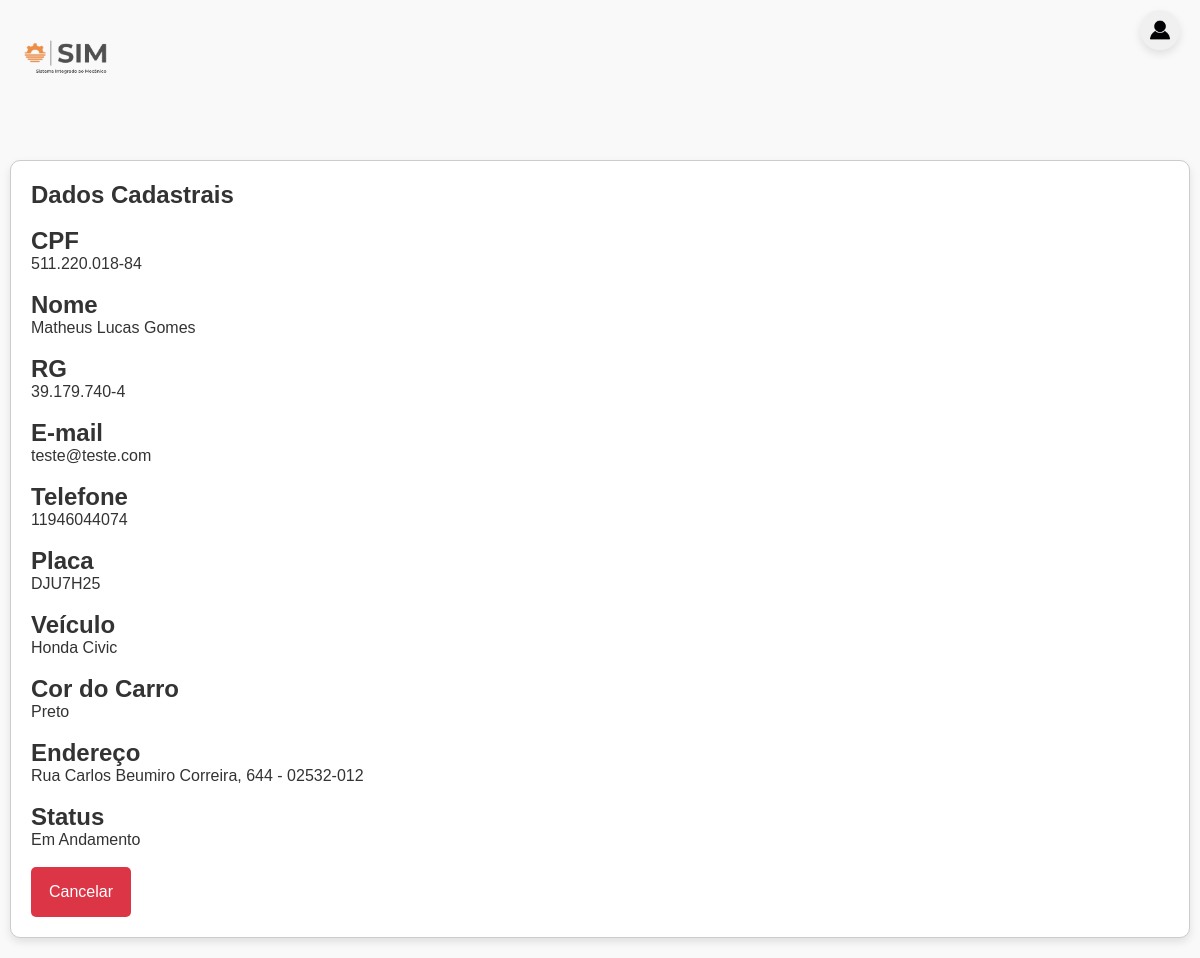
Before: /Visualizar.php?idPf=11 (signed in) with the older database file.
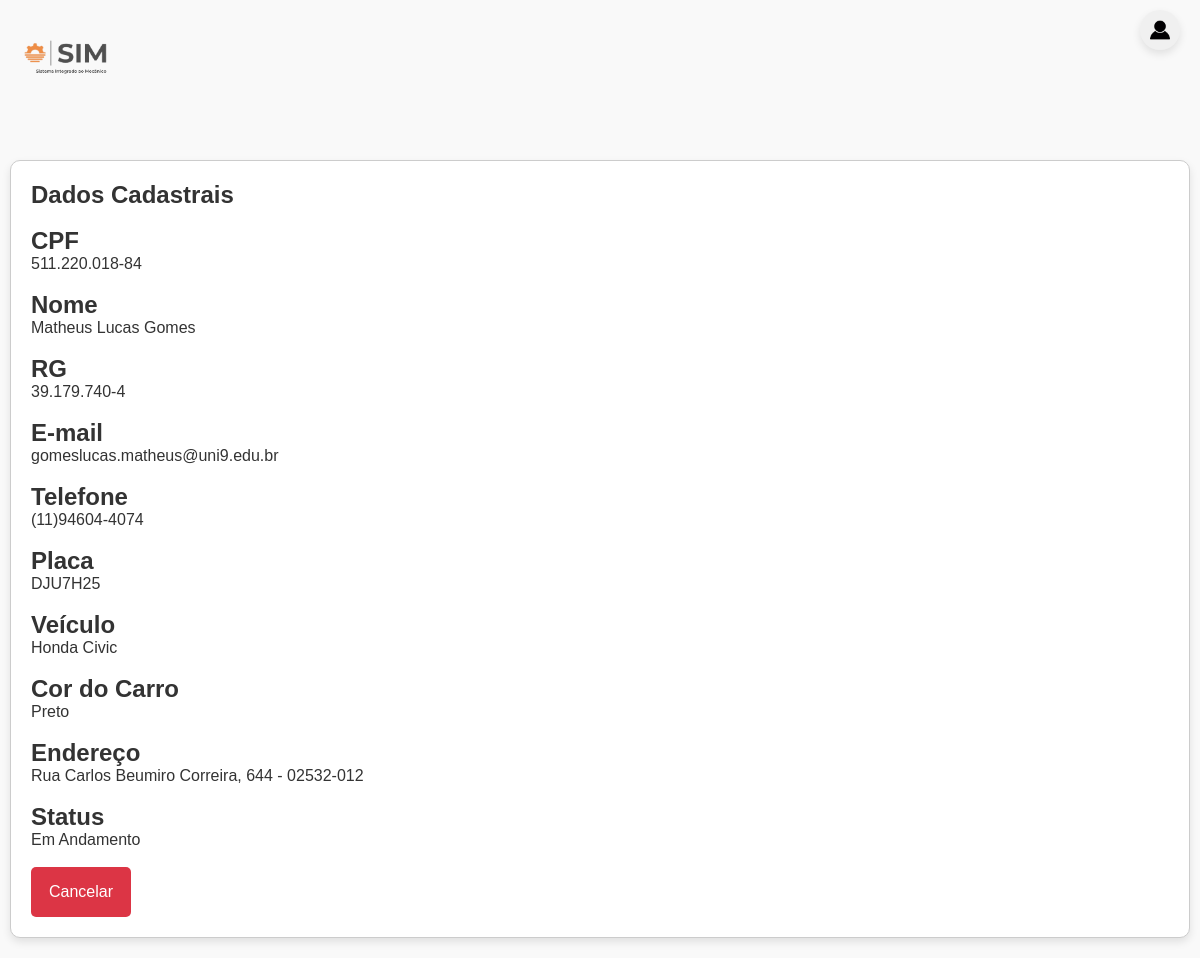
After: the same page with the newer database file.
### tables this page shows
CREATE TABLE `tb_pf` (
  `idPf` int(11) NOT NULL COMMENT 'PK do pf',
  `cpf` char(14) NOT NULL COMMENT 'CPF do cliente PF',
  `nome` varchar(100) NOT NULL COMMENT 'Nome do cliente PF',
  `rg` char(12) NOT NULL COMMENT 'RG do cliente PF',
  `nascimento` date NOT NULL COMMENT 'Data de nascimento do cliente PF',
  `email` varchar(50) NOT NULL COMMENT 'Email do cliente PF',
  `celular` char(14) NOT NULL COMMENT 'Número de celular do cliente PF',
  `idVeiculo` int(11) NOT NULL COMMENT 'FK do veiculo',
  `placa` char(7) NOT NULL COMMENT 'Placa do carro do cliente PF',
  `corCarro` varchar(20) NOT NULL COMMENT 'Cor do carro do cliente PF',
  `endereco` varchar(150) NOT NULL COMMENT 'Endereço do cliente PF'
);

CREATE TABLE `tb_veiculo` (
  `idVeiculo` int(11) NOT NULL COMMENT 'PK do Veículo',
  `marca` varchar(20) NOT NULL COMMENT 'Marca do veículo',
  `modelo` varchar(20) NOT NULL COMMENT 'Modelo do veículo'
);

### Visualizar.php (the view, shortened to what this page needs)
<?php
require_once("conexaobd.php");
?>
<?php
$idPf = $_GET ['idPf'];
$ClientePF = "select * from tb_pf inner join tb_veiculo on tb_pf.idVeiculo = tb_veiculo.idVeiculo where tb_pf.idPf = $idPf";
$rs_PF = mysqli_query($conn_bd_sim, $ClientePF) or die($mysqli_error($conn_bd_sim));
$row_rs_PF = mysqli_fetch_assoc($rs_PF);
?>
<!DOCTYPE html>
<html lang="pt-br">
<head>
    <link rel="stylesheet" href="formularioCAD.css">
</head>
<body>
    <header>
        <div class="logo">
            <img src="imagens/logo1.png" alt="Logo">
        </div>
        <div class="user-button">
            <img src="imagens/usuario.png" alt="Usuário">
    </header>
    <section class="form-section-cpf">
    <h2>Dados Cadastrais</h2></br>
            <div class="form-group-cpf">
               <h1>CPF</h1>
                <p> <?php echo($row_rs_PF['cpf']);?> </p>
            </div>
            <br>
            <div class="form-group-cpf">
            <h1>Nome</h1>
            <p> <?php echo($row_rs_PF['nome']);?> </p>
            </div>
            <br>
            <div class="form-group-cpf">
            <h1>RG</h1>
            <p> <?php echo($row_rs_PF['rg']);?> </p>
            </div>
            <br>
            <div class="form-group-cpf">
            <h1>E-mail</h1>
            <p> <?php echo($row_rs_PF['email']);?> </p>
            </div>
            <br>
            <div class="form-group-cpf">
            <h1>Telefone</h1>
            <p> <?php echo($row_rs_PF['celular']);?> </p>
            </div>
            <br>
            <div class="form-group-cpf">
            <h1>Placa</h1>
            <p> <?php echo($row_rs_PF['placa']);?> </p>
            </div>
            <br>
            <div class="form-group-cpf">
            <h1>Veículo</h1>
            <p> <?php echo($row_rs_PF['marca']." ".$row_rs_PF['modelo']); ?></p>
            </div>
            <br>
            <div class="form-group-cpf">
            <h1>Cor do Carro</h1>
            <p> <?php echo($row_rs_PF['corCarro']);?> </p>
            </div>
            <br>
            <div class="form-group-cpf">
            <h1>Endereço</h1>
            <p> <?php echo($row_rs_PF['endereco']);?> </p>
            </div>
            <br>
            <div class="form-group-cpf">
            <h1>Status</h1>
            <p> Em Andamento </p>
            </div>
            <br>
            <input type="reset" value="Cancelar" onclick="window.location.href='ListaCadastro.php'">
    </section>
</body>
</html>

### formularioCAD.css (style rules this page uses)
* { margin: 0; padding: 0; box-sizing: border-box; }
body { font-family: Arial, sans-serif; background-color: #f9f9f9; color: #333; }
header { position: relative; background-color: #f9f9f9; color: rgb(0, 0, 0); padding: 20px; display: flex; align-items: center; justify-content: space-between; flex-wrap: wrap; }
header .logo { display: flex; align-items: center; flex-wrap: wrap; }
header .logo img { height: 70px; margin-right: 20px; }
header .user-button { position: fixed; top: 10px; right: 20px; background-color: #f0f0f0; border-radius: 50%; padding: 5px; box-shadow: 0 4px 8px rgba(0, 0, 0, 0.1); cursor: pointer; display: flex; align-items: center; justify-content: center; transition: background-color 0.3s ease; width: 40px; height: 40px; }
header .user-button img { width: 20px; height: 20px; }
.form-section-cpf { max-width: auto; margin: 20px auto; padding: 20px; background-color: #fff; border: 1px solid #ccc; border-radius: 10px; box-shadow: 0 4px 8px rgba(0, 0, 0, 0.1); margin-top: 50px; margin-left: 10px; margin-right: 10px; }
.form-group-cpf { display: flex; flex-direction: column; color: #333; }
input[type="reset"] { background-color: #dc3545; color: white; border: none; padding: 5px; width: 100px; height: 50px; font-size: 16px; cursor: pointer; border-radius: 5px; transition: background-color 0.3s; }

Changed rows visible on the page:
changed tb_pf "Matheus Lucas Gomes": email "teste@teste.com" → "gomeslucas.matheus@uni9.edu.br"; celular "11946044074" → "(11)94604-4074"
